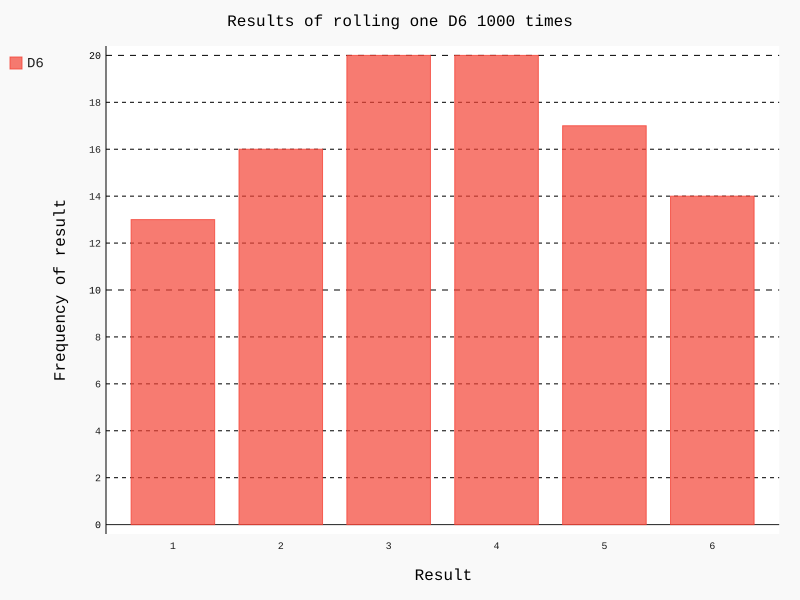

Recreate this plot in Python.
import pygal

from die import Die

# 创建一个D6
die = Die()

# 投几次骰子，并将结果存储在一个列表中
results = []
for roll_num in range(100):
    result = die.roll()
    results.append(result)

# 分析结果
frequencies = []
for value in range(1, die.num_sides+1):
    frequency = results.count(value)
    frequencies.append(frequency)

# 对结果进行可视化
hist = pygal.Bar()

hist.title = "Results of rolling one D6 1000 times"
hist.x_labels = ["1", "2", "3", "4", "5", "6"]
hist.x_title = "Result"
hist.y_title = "Frequency of result"

hist.add("D6", frequencies)
hist.render_to_file("die_visual.svg")

print(frequencies)
